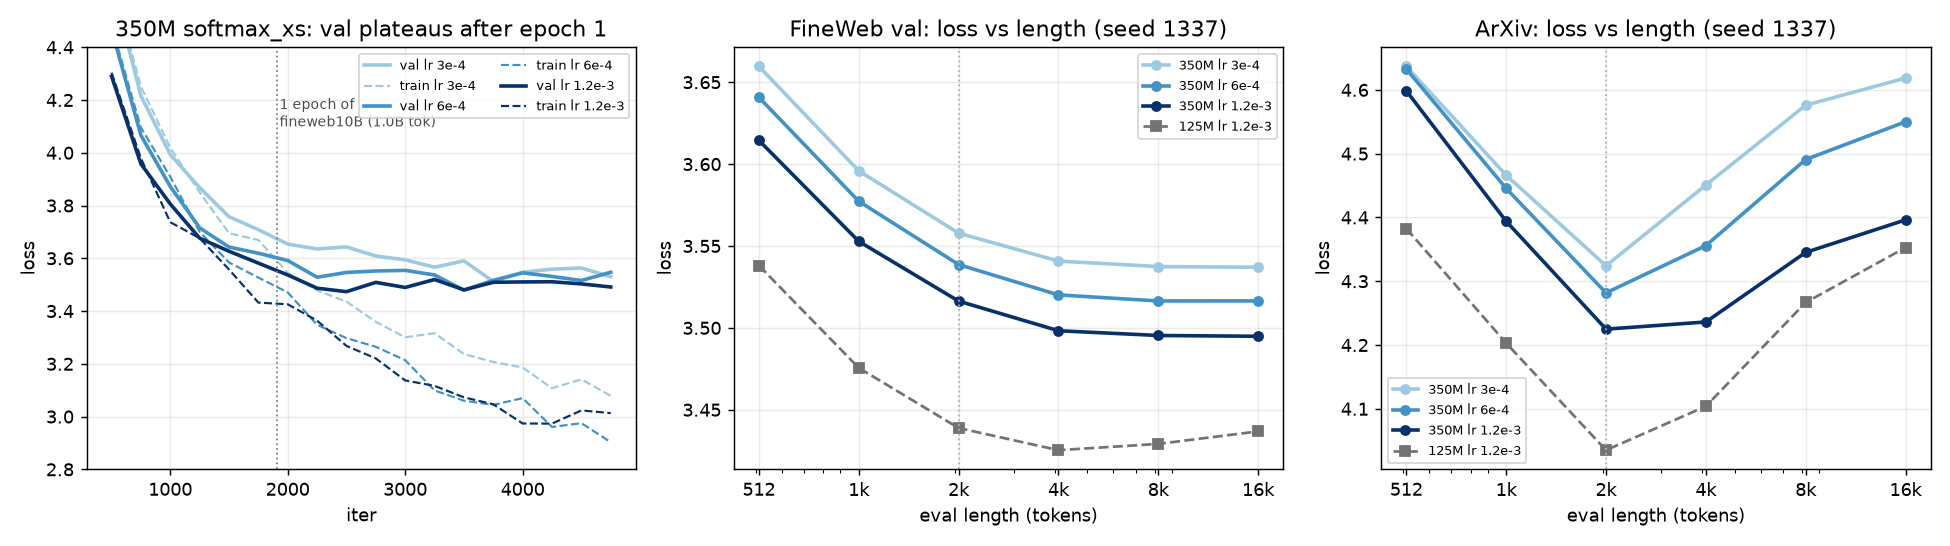

This chart was generated by the following Python code:
"""e002 softmax rows: train/val vs iter (epoch-boundary plateau) and loss vs eval length. Reads results over ssh."""
import json, subprocess, sys
import matplotlib; matplotlib.use("Agg")
import matplotlib.pyplot as plt

R = "/fs/scratch/PAS2836/jacktaylor/nanogpt_results/lm1012"
LRS = ["3e-4", "6e-4", "1.2e-3"]
SHADES = {"3e-4": "#9ecae1", "6e-4": "#4292c6", "1.2e-3": "#08306b"}  # sequential: LR magnitude

def cat(path):
    return subprocess.run(["ssh", "ascend-agent", f"cat {path}"], check=True, capture_output=True, text=True).stdout

fig, ax = plt.subplots(1, 3, figsize=(15, 4.2))
for lr in LRS:
    ev = [json.loads(l) for l in cat(f"{R}/350m/softmax_xs/lr{lr}/metrics.jsonl").splitlines() if '"eval"' in l]
    ev = [e for e in ev if e["iter"] >= 500]
    it = [e["iter"] for e in ev]
    ax[0].plot(it, [e["val_loss"] for e in ev], color=SHADES[lr], lw=2, label=f"val lr {lr}")
    ax[0].plot(it, [e["train_loss"] for e in ev], color=SHADES[lr], lw=1.2, ls="--", label=f"train lr {lr}")
ax[0].axvline(1907, color="0.5", lw=1, ls=":"); ax[0].text(1930, 4.1, "1 epoch of\nfineweb10B (1.0B tok)", fontsize=8, color="0.3")
ax[0].set(xlabel="iter", ylabel="loss", title="350M softmax_xs: val plateaus after epoch 1", ylim=(2.8, 4.4))
ax[0].legend(fontsize=7, ncol=2)

for k, (name, title) in enumerate([("lengths_16k", "FineWeb val"), ("arxiv", "ArXiv")]):
    a = ax[k + 1]
    for lr in LRS:
        L = json.loads(cat(f"{R}/350m/softmax_xs/lr{lr}/{name}.json"))["lengths"]
        xs = sorted(L, key=int)
        a.plot([int(x) for x in xs], [L[x]["val_loss"] for x in xs], "o-", ms=5, lw=2, color=SHADES[lr], label=f"350M lr {lr}")
    L = json.loads(cat(f"{R}/125m/softmax_xs/lr1.2e-3/{name}.json"))["lengths"]
    xs = sorted(L, key=int)
    a.plot([int(x) for x in xs], [L[x]["val_loss"] for x in xs], "s--", ms=5, lw=1.5, color="0.45", label="125M lr 1.2e-3")
    a.axvline(2048, color="0.7", lw=1, ls=":")
    a.set(xscale="log", xlabel="eval length (tokens)", ylabel="loss", title=f"{title}: loss vs length (seed 1337)")
    a.set_xticks([512, 1024, 2048, 4096, 8192, 16384]); a.set_xticklabels(["512", "1k", "2k", "4k", "8k", "16k"])
    a.legend(fontsize=7)
for a in ax: a.grid(alpha=0.25)
fig.tight_layout()
out = sys.argv[1] if len(sys.argv) > 1 else "e002_softmax.png"
fig.savefig(out, dpi=130); print("wrote", out)
